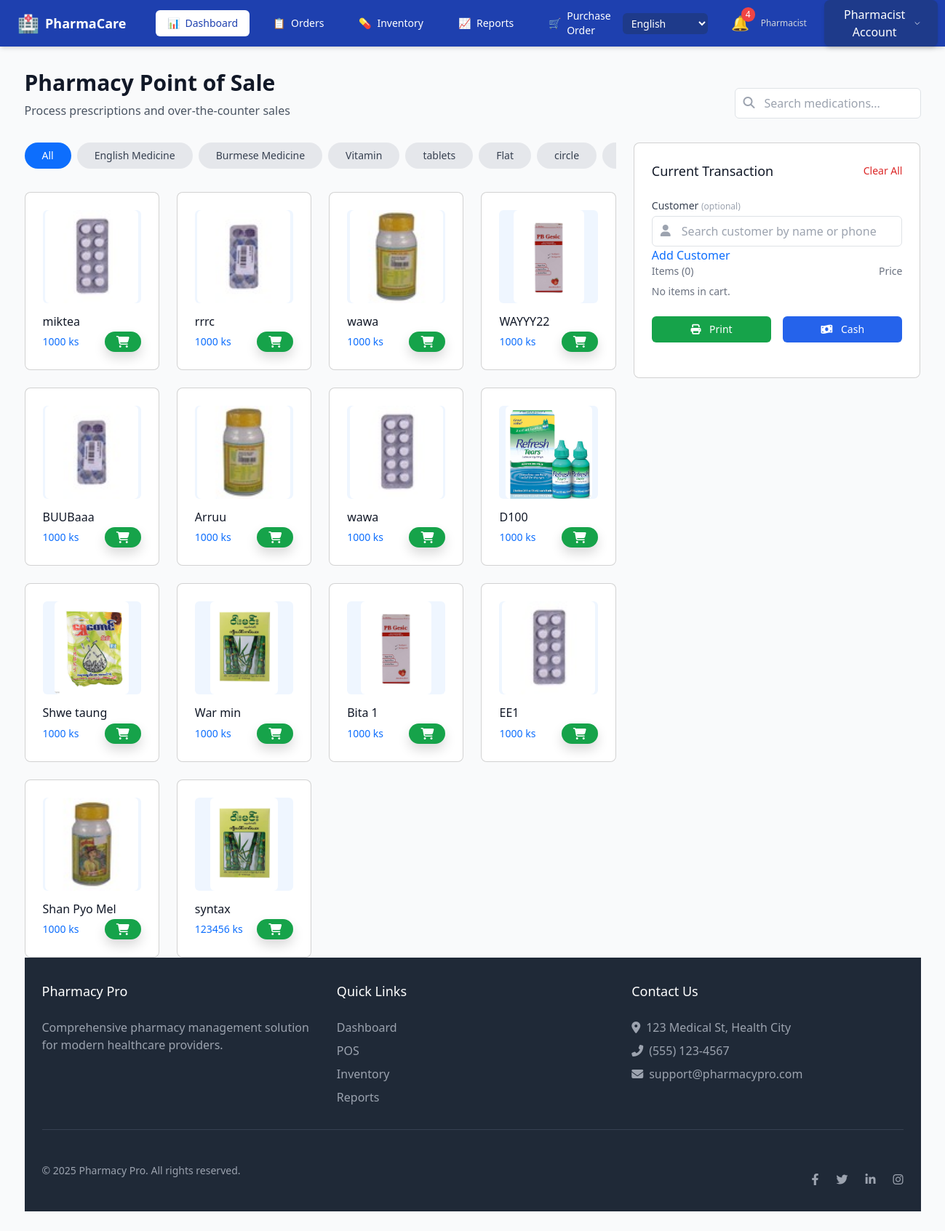
/en/order_view/ (signed in), run on an earlier commit of the app's database.
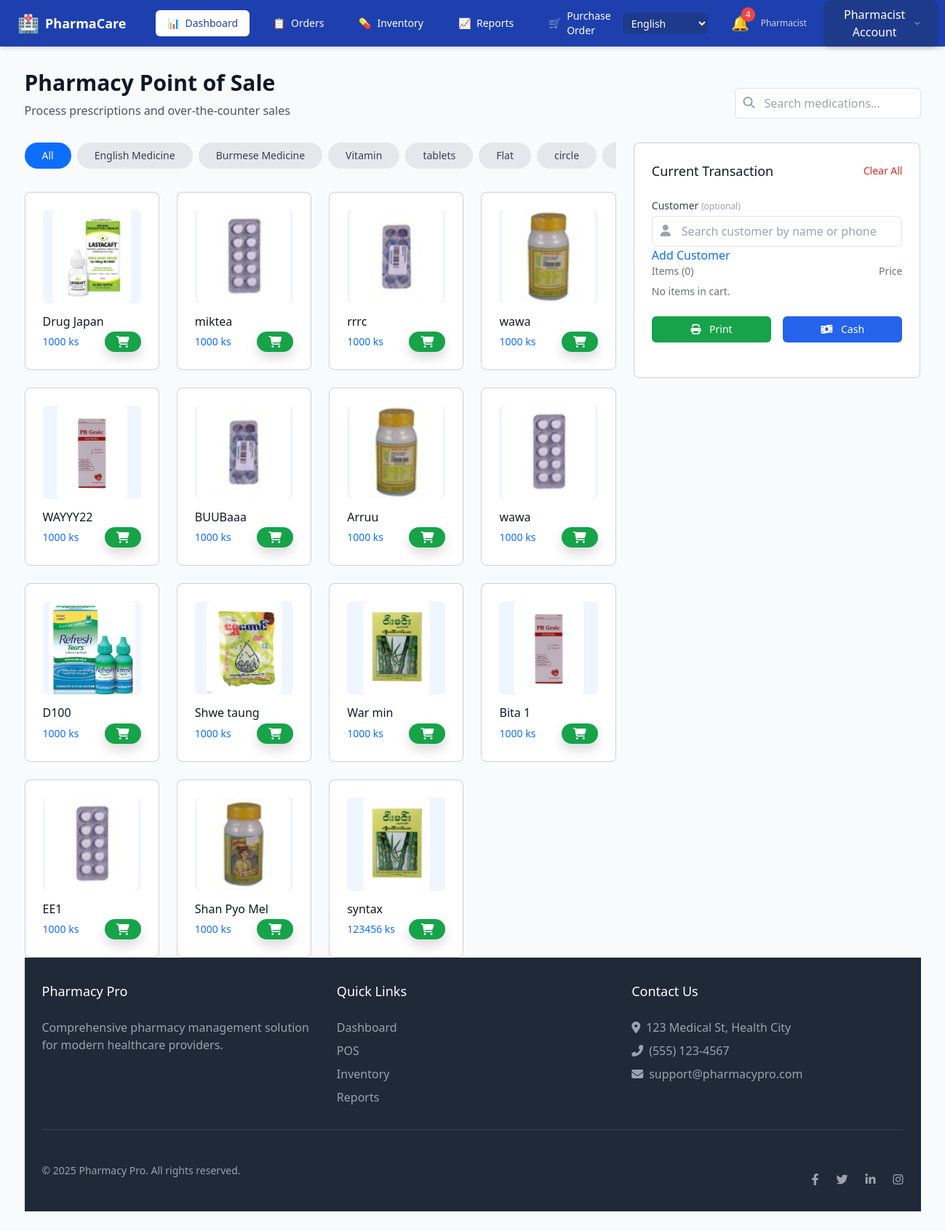
And on a later commit of the database.
### ourapp/models.py (models this page shows, shortened)
class Category(models.Model):
    name = models.CharField(max_length=100, unique=True, verbose_name=_("Name"))
    description = models.TextField(blank=True, null=True, verbose_name=_("Description"))

class Item(models.Model):
    category = models.ForeignKey(Category, on_delete=models.CASCADE, verbose_name=_("Category"))
    item_photo = models.ImageField(upload_to='photos', verbose_name=_("Photo"))
    primary_supplier = models.ForeignKey(Supplier, on_delete=models.CASCADE, blank=True, null=True, verbose_name=_("Primary Supplier"))
    strength = models.CharField(max_length=50, blank=True, null=True, verbose_name=_("Strength"))
    item_name = models.CharField(max_length=255, verbose_name=_("Item Name"))
    item_quantity = models.PositiveIntegerField(verbose_name=_("Quantity"))
    item_price = models.PositiveIntegerField(verbose_name=_("Selling Price"))
    purcharse_price = models.PositiveIntegerField(default=0, verbose_name=_("Purchase Price"))
    reorder_level = models.PositiveIntegerField(default=0, blank=True, null=True, verbose_name=_("Reorder Level"))
    item_description = models.TextField(verbose_name=_("Description"))
    exp_date = models.DateField(verbose_name=_("Expiry Date"))
    brand_name = models.CharField(max_length=255, blank=True, null=True, verbose_name=_("Brand Name"))
    batch_number = models.CharField(max_length=100, blank=True, null=True, verbose_name=_("Batch Number"))
    stock_minimum = models.PositiveIntegerField(default=10, verbose_name=_("Minimum Stock"))
    is_limited = models.BooleanField(default=False, verbose_name=_("Limited Stock"))
    max_quantity = models.PositiveIntegerField(default=5, verbose_name=_("Maximum Quantity"))
    last_ordered = models.DateField(blank=True, null=True, verbose_name=_("Last Ordered"))

### ourapp/views.py (the view)
# urls.py: path('order_view/', order_view, name='order_view'),
@login_required
def order_view(request):
    if request.user.userprofile.role != 'pharmacist':
        messages.error(request, "You do not have permission to access this page.")
        return redirect('pharmacist_dashboard')
    category_id = request.GET.get('cid')
    categories = Category.objects.all()
    if category_id:
        items = Item.objects.filter(category_id=category_id).order_by('-id')
    else:
        items = Item.objects.all().order_by('-id')
    context = {
        'categories': categories,
        'items': items,
    }
    return render(request, 'POS.html', context)

### templates/POS.html (shortened to what this page needs)
{% load i18n %}
<!DOCTYPE html>
<html lang="en">
<head>
    {% load i18n %}
    <link rel="stylesheet" href="https://cdnjs.cloudflare.com/ajax/libs/font-awesome/6.4.0/css/all.min.css">
    <script src="https://cdn.tailwindcss.com"></script>
    <link href="https://cdn.jsdelivr.net/npm/bootstrap@5.3.0/dist/css/bootstrap.min.css" rel="stylesheet">
    <div class="position-fixed top-0 end-0 p-3" style="z-index: 1100">
    </div>
</head>
<body class="bg-gray-50 flex flex-col min-h-screen">
    {% if user.userprofile.role == 'pharmacist' %}
    <nav class="bg-[#1e40af] text-white shadow-md">
        <div class="mx-auto px-4 sm:px-6 lg:px-8">
            <div class="flex items-center justify-between h-16">
                <div class="flex items-center">
                    <div class="flex-shrink-0 flex items-center">
                        <span class="text-2xl mr-2">🏥</span>
                        <span class="font-semibold text-lg">{% trans "PharmaCare" %}</span>
                    </div>
                    <div class="hidden md:block">
                        <div class="ml-10 flex items-baseline space-x-4">
                            <a href="#" class="px-3 py-2 rounded-md text-sm font-medium bg-white text-[#1e40af] flex items-center">
                                <span class="mr-2">📊</span> {% trans "Dashboard" %}
                            </a>
                            <a href="{% url 'order_view' %}" class="px-3 py-2 rounded-md text-sm font-medium hover:bg-[#3b82f6] hover:bg-opacity-20 flex items-center">
                                <span class="mr-2">📋</span> {% trans "Orders" %}
                            </a>
                            <a href="{% url 'inventory_view' %}" class="px-3 py-2 rounded-md text-sm font-medium hover:bg-[#3b82f6] hover:bg-opacity-20 flex items-center">
                                <span class="mr-2">💊</span> {% trans "Inventory" %}
                            </a>
                            <a href="{% url 'report_view' %}" class="px-3 py-2 rounded-md text-sm font-medium hover:bg-[#3b82f6] hover:bg-opacity-20 flex items-center">
                                <span class="mr-2">📈</span> {% trans "Reports" %}
                            </a>
                            <a href="{% url 'purchaseorder_view' %}" class="px-3 py-2 rounded-md text-sm font-medium hover:bg-[#3b82f6] hover:bg-opacity-20 flex items-center">
                                <span class="mr-2">🛒</span> {% trans "Purchase Order" %}
                            </a>
                        </div>
                    </div>
                </div>
                <form action="{% url 'set_language' %}" method="post" class="mr-4">
                    <select name="language" onchange="this.form.submit()" class="bg-[#1e3a8a] text-white border-none rounded px-2 py-1 text-sm">
                        {% get_current_language as LANGUAGE_CODE %}
                        {% get_available_languages as LANGUAGES %}
                        {% get_language_info_list for LANGUAGES as languages %}
                        {% for language in languages %}
                            <option value="{{ language.code }}" {% if language.code == LANGUAGE_CODE %}selected{% endif %}>
                                {{ language.name_local }}
                            </option>
                        {% endfor %}
                    </select>
                </form>
                <div class="flex items-center">
                    <div class="ml-3 relative">
                        <button id="notif-bell" class="p-1 rounded-full text-white focus:outline-none relative hover:bg-[#3b82f6] hover:bg-opacity-20">
                            <span class="text-xl">🔔</span>
                            {% if expiring_items %}
                            <span class="absolute -top-1 -right-1 bg-[#ef4444] text-white text-xs rounded-full px-1.5 py-0.5">
                                {{ expiring_items|length }}
                            </span>
                            {% endif %}
                        </button>
                    </div>
                    <div class="ml-3 relative">
                        <div class="flex items-center">
                            <div class="text-sm mr-3 hidden md:block">
                                <div class="text-gray-300 text-xs">{% trans "Pharmacist" %}</div>
                            </div>
                            <div class="ml-3 relative">
                                <button id="user-menu-button" class="flex items-center space-x-2 bg-[#1e3a8a] hover:bg-[#1e40af] text-white px-4 py-2 rounded-lg transition-all shadow-md hover:shadow-lg">
                                    {% trans "Pharmacist Account" %}
                                    <svg class="ml-2 w-4 h-4" fill="none" stroke="currentColor" stroke-width="2" viewBox="0 0 24 24">
                                        <path d="M19 9l-7 7-7-7" stroke-linecap="round" stroke-linejoin="round" />
                                    </svg>
                                </button>
                            </div>
                        </div>
                    </div>
                </div>
            </div>
        </div>
    </nav>
    {% else %}
    {{ user.userprofile.role }}
    {% endif %}
    <div class="max-w-7xl mx-auto px-4 sm:px-6 lg:px-8 py-8 flex-grow">
        <div class="mb-8 flex flex-col md:flex-row justify-between items-start md:items-center">
            <div>
                <h1 class="text-3xl font-bold text-gray-900">{% trans "Pharmacy Point of Sale" %}</h1>
                <p class="mt-2 text-gray-600">{% trans "Process prescriptions and over-the-counter sales" %}</p>
            </div>
            <div class="mt-4 md:mt-0 relative">
                <div class="relative">
                    <input type="text" placeholder="{% trans 'Search medications...' %}"
                        class="search-input pl-10 pr-4 py-2 border border-gray-300 rounded-md focus:outline-none focus:ring-2 focus:ring-primary focus:border-primary w-full md:w-64">
                    <i class="fas fa-search search-icon absolute left-3 top-3 text-gray-400"></i>
                </div>
            </div>
        </div>
        <div class="grid grid-cols-1 lg:grid-cols-3 gap-6">
            <div class="lg:col-span-2">
                <div class="mb-6">
                    <div class="flex overflow-x-auto pb-2 space-x-2">
                        <a href="/order_view/" id="trigger-all"
                            class="px-4 py-2 bg-primary text-white rounded-full text-sm font-medium whitespace-nowrap">
                            {% trans "All" %}
                        </a>
                        {% for i in categories %}
                        <a href="/order_view/?cid={{i.id}}"
                            class="data-category px-4 py-2 bg-gray-200 text-gray-700 rounded-full text-sm font-medium whitespace-nowrap hover:bg-gray-300">
                            {{ i.name }}
                        </a>
                        {% endfor %}
                    </div>
                </div>
                <div class="grid grid-cols-2 md:grid-cols-3 lg:grid-cols-4 gap-4">
                    {% for item in items %}
                    <div class="card bg-white rounded-lg overflow-hidden">
                        <div class="p-4">
                            <div class="h-32 bg-blue-50 rounded-md flex items-center justify-center mb-3">
                                {% if item.item_photo %}
                                    <img src="{{ item.item_photo.url }}" alt="{{ item.item_name }}" class="h-full object-contain rounded">
                                {% else %}
                                    <i class="fas fa-pills text-blue-500 text-4xl"></i>
                                {% endif %}
                            </div>
                            <h3 class="text-md font-medium text-gray-900 mb-1">{{ item.item_name }}</h3>
                            <div class="Product flex justify-between items-center" data-id="{{item.id}}"
                                data-name="{{item.item_name }}" data-price="{{item.item_price}}">
                                <span class="text-sm font-medium text-primary">{{ item.item_price }} {% trans "ks" %}</span>
                                <a href=""
                                    class="add-to-cart flex items-center space-x-2 bg-green-600 hover:bg-green-700 text-white px-3 py-1.5 rounded-full shadow transition">
                                    <i class="fas fa-shopping-cart"></i>
                                </a>
                            </div>
                        </div>
                    </div>
                    {% endfor %}
                </div>
            </div>
            <div class="lg:col-span-1">
                <div class="card bg-white rounded-lg sticky top-4">
                    <div class="p-6">
                        <div class="flex items-center justify-between mb-4">
                            <h2 class="text-lg font-medium text-gray-900">{% trans "Current Transaction" %}</h2>
                            <button id="clear-cart" class="text-sm text-red-600 hover:text-red-900">{% trans "Clear All" %}</button>
                        </div>
                        <div class="mb-6">
                            <label for="customer-search" class="block text-sm font-medium text-gray-700 mb-1">
                                {% trans "Customer" %} <span class="text-gray-400 text-xs">({% trans "optional" %})</span>
                            </label>
                            <div class="relative">
                                <input type="text" id="customer-search" placeholder="{% trans 'Search customer by name or phone' %}"
                                    class="pl-10 pr-4 py-2 border border-gray-300 rounded-md w-full focus:ring-2 focus:ring-primary">
                                <i class="fas fa-user absolute left-3 top-3 text-gray-400"></i>
                            </div>
                            <a href="#" id="add-patient-btn" class="text-primary hover:text-darkblue">{% trans "Add Customer" %}</a>
                            <div class="mb-4">
                                <div class="flex justify-between text-sm text-gray-500 mb-2">
                                    <span id="cart-count-label">{% trans "Items" %} (0)</span>
                                    <span>{% trans "Price" %}</span>
                                </div>
                                <div class="space-y-3" id="cartpos">
                                </div>
                            </div>
                            <div class="grid grid-cols-2 gap-3">
                                <button id="print-btn"
                                    class="bg-green-600 hover:bg-green-700 text-white py-2 px-4 rounded-md text-sm font-medium transition">
                                    <i class="fas fa-print mr-2"></i> {% trans "Print" %}
                                </button>
                                <button id="cash-btn"
                                    class="bg-blue-600 hover:bg-blue-700 text-white py-2 px-4 rounded-md text-sm font-medium transition">
                                    <i class="fas fa-money-bill-wave mr-2"></i> {% trans "Cash" %}
                                </button>
                            </div>
                        </div>
                    </div>
                </div>
            </div>
        </div>
        <footer class="bg-gray-800 text-white py-8">
            <div class="max-w-7xl mx-auto px-4 sm:px-6 lg:px-8">
                <div class="grid grid-cols-1 md:grid-cols-3 gap-8">
                    <div>
                        <h3 class="text-lg font-medium mb-4">{% trans "Pharmacy Pro" %}</h3>
                        <p class="text-gray-400">{% trans "Comprehensive pharmacy management solution for modern healthcare providers." %}</p>
                    </div>
                    <div>
                        <h3 class="text-lg font-medium mb-4">{% trans "Quick Links" %}</h3>
                        <ul class="space-y-2">
                            <li><a href="pharmastic dashboard.html" class="text-gray-400 hover:text-white">{% trans "Dashboard" %}</a></li>
                            <li><a href="{% url 'order_view' %}" class="text-gray-400 hover:text-white">{% trans "POS" %}</a></li>
                            <li><a href="{% url 'inventory_view' %}" class="text-gray-400 hover:text-white">{% trans "Inventory" %}</a></li>
                            <li><a href="{% url 'report_view' %}" class="text-gray-400 hover:text-white">{% trans "Reports" %}</a></li>
                        </ul>
                    </div>
                    <div>
                        <h3 class="text-lg font-medium mb-4">{% trans "Contact Us" %}</h3>
                        <ul class="space-y-2">
                            <li class="flex items-center text-gray-400"><i class="fas fa-map-marker-alt mr-2"></i> {% trans "123 Medical St, Health City" %}</li>
                            <li class="flex items-center text-gray-400"><i class="fas fa-phone-alt mr-2"></i> (555) 123-4567</li>
                            <li class="flex items-center text-gray-400"><i class="fas fa-envelope mr-2"></i> support@pharmacypro.com</li>
                        </ul>
                    </div>
                </div>
                <div class="border-t border-gray-700 mt-8 pt-8 flex flex-col md:flex-row justify-between items-center">
                    <p class="text-gray-400 text-sm">© {% now "Y" %} {% trans "Pharmacy Pro. All rights reserved." %}</p>
                    <div class="flex space-x-6 mt-4 md:mt-0">
                        <a href="#" class="text-gray-400 hover:text-white"><i class="fab fa-facebook-f"></i></a>
                        <a href="#" class="text-gray-400 hover:text-white"><i class="fab fa-twitter"></i></a>
                        <a href="#" class="text-gray-400 hover:text-white"><i class="fab fa-linkedin-in"></i></a>
                        <a href="#" class="text-gray-400 hover:text-white"><i class="fab fa-instagram"></i></a>
                    </div>
                </div>
            </div>
        </footer>
    </div>
</body>
</html>

What changed in the data, as far as the page shows it:
added Item: item_photo (picture), item_name "Drug Japan", item_price "1000"
